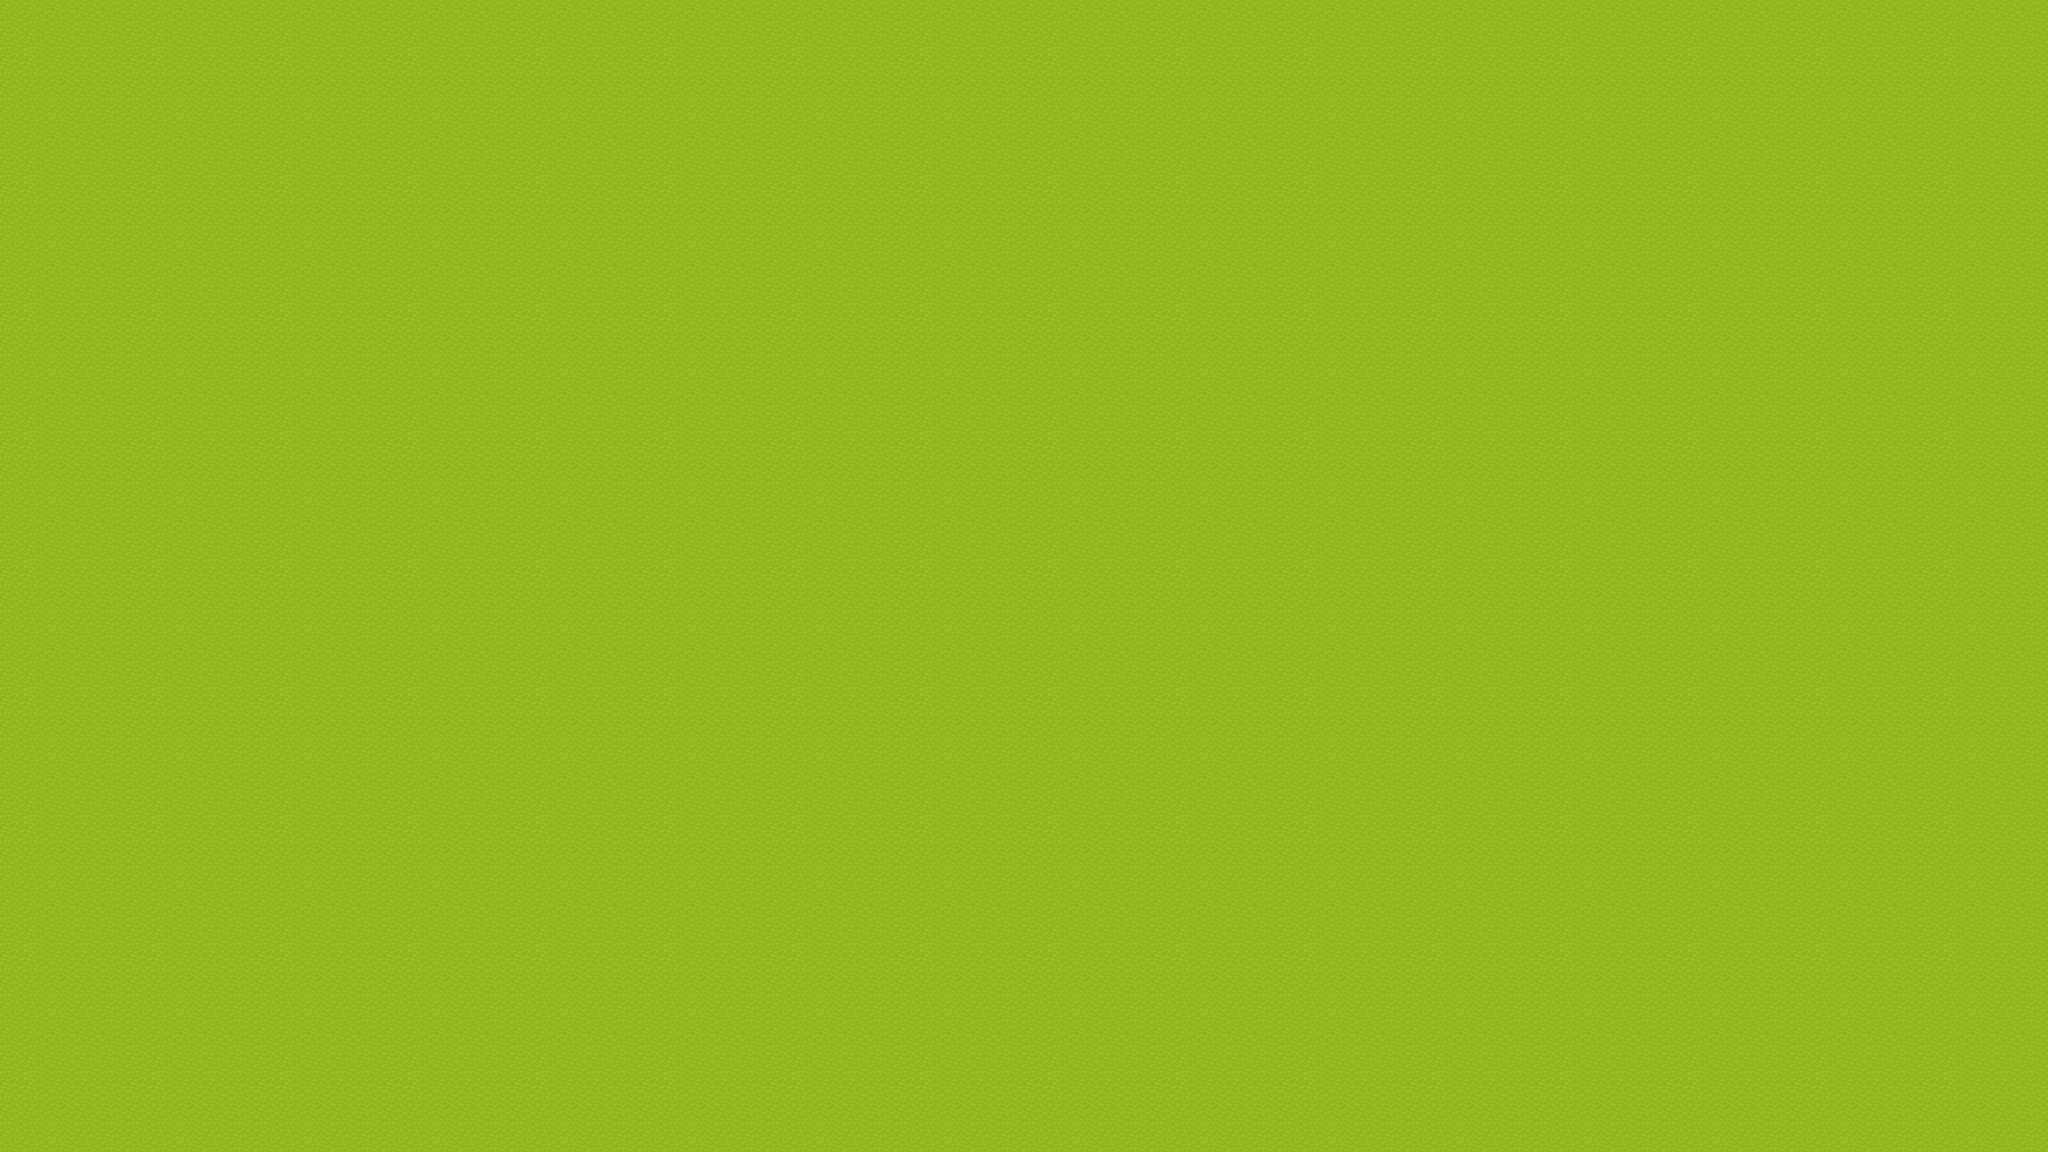

A 2D game scene composited from a Tiled map and its tileset images. What follows is a short description and the map's XML, with every tile layer's data as written:
An orthogonal 80x45 tile map with 32x32 px tiles, 1 tile layer (Tile Layer 1).

<map version="1.9" tiledversion="1.9.2" orientation="orthogonal" renderorder="right-down" width="80" height="45" tilewidth="32" tileheight="32" infinite="0" nextlayerid="2" nextobjectid="1">
 <tileset firstgid="1" source="[Base]BaseChip_pipo.tsx" />
 <layer id="1" name="Tile Layer 1" width="80" height="45">
  <data encoding="csv">
1,1,1,1,1,1,1,1,1,1,1,1,1,1,1,1,1,1,1,1,1,1,1,1,1,1,1,1,1,1,1,1,1,1,1,1,1,1,1,1,1,1,1,1,1,1,1,1,1,1,1,1,1,1,1,1,1,1,1,1,1,1,1,1,1,1,1,1,1,1,1,1,1,1,1,1,1,1,1,1,
1,1,1,1,1,1,1,1,1,1,1,1,1,1,1,1,1,1,1,1,1,1,1,1,1,1,1,1,1,1,1,1,1,1,1,1,1,1,1,1,1,1,1,1,1,1,1,1,1,1,1,1,1,1,1,1,1,1,1,1,1,1,1,1,1,1,1,1,1,1,1,1,1,1,1,1,1,1,1,1,
1,1,1,1,1,1,1,1,1,1,1,1,1,1,1,1,1,1,1,1,1,1,1,1,1,1,1,1,1,1,1,1,1,1,1,1,1,1,1,1,1,1,1,1,1,1,1,1,1,1,1,1,1,1,1,1,1,1,1,1,1,1,1,1,1,1,1,1,1,1,1,1,1,1,1,1,1,1,1,1,
1,1,1,1,1,1,1,1,1,1,1,1,1,1,1,1,1,1,1,1,1,1,1,1,1,1,1,1,1,1,1,1,1,1,1,1,1,1,1,1,1,1,1,1,1,1,1,1,1,1,1,1,1,1,1,1,1,1,1,1,1,1,1,1,1,1,1,1,1,1,1,1,1,1,1,1,1,1,1,1,
1,1,1,1,1,1,1,1,1,1,1,1,1,1,1,1,1,1,1,1,1,1,1,1,1,1,1,1,1,1,1,1,1,1,1,1,1,1,1,1,1,1,1,1,1,1,1,1,1,1,1,1,1,1,1,1,1,1,1,1,1,1,1,1,1,1,1,1,1,1,1,1,1,1,1,1,1,1,1,1,
1,1,1,1,1,1,1,1,1,1,1,1,1,1,1,1,1,1,1,1,1,1,1,1,1,1,1,1,1,1,1,1,1,1,1,1,1,1,1,1,1,1,1,1,1,1,1,1,1,1,1,1,1,1,1,1,1,1,1,1,1,1,1,1,1,1,1,1,1,1,1,1,1,1,1,1,1,1,1,1,
1,1,1,1,1,1,1,1,1,1,1,1,1,1,1,1,1,1,1,1,1,1,1,1,1,1,1,1,1,1,1,1,1,1,1,1,1,1,1,1,1,1,1,1,1,1,1,1,1,1,1,1,1,1,1,1,1,1,1,1,1,1,1,1,1,1,1,1,1,1,1,1,1,1,1,1,1,1,1,1,
1,1,1,1,1,1,1,1,1,1,1,1,1,1,1,1,1,1,1,1,1,1,1,1,1,1,1,1,1,1,1,1,1,1,1,1,1,1,1,1,1,1,1,1,1,1,1,1,1,1,1,1,1,1,1,1,1,1,1,1,1,1,1,1,1,1,1,1,1,1,1,1,1,1,1,1,1,1,1,1,
1,1,1,1,1,1,1,1,1,1,1,1,1,1,1,1,1,1,1,1,1,1,1,1,1,1,1,1,1,1,1,1,1,1,1,1,1,1,1,1,1,1,1,1,1,1,1,1,1,1,1,1,1,1,1,1,1,1,1,1,1,1,1,1,1,1,1,1,1,1,1,1,1,1,1,1,1,1,1,1,
1,1,1,1,1,1,1,1,1,1,1,1,1,1,1,1,1,1,1,1,1,1,1,1,1,1,1,1,1,1,1,1,1,1,1,1,1,1,1,1,1,1,1,1,1,1,1,1,1,1,1,1,1,1,1,1,1,1,1,1,1,1,1,1,1,1,1,1,1,1,1,1,1,1,1,1,1,1,1,1,
1,1,1,1,1,1,1,1,1,1,1,1,1,1,1,1,1,1,1,1,1,1,1,1,1,1,1,1,1,1,1,1,1,1,1,1,1,1,1,1,1,1,1,1,1,1,1,1,1,1,1,1,1,1,1,1,1,1,1,1,1,1,1,1,1,1,1,1,1,1,1,1,1,1,1,1,1,1,1,1,
1,1,1,1,1,1,1,1,1,1,1,1,1,1,1,1,1,1,1,1,1,1,1,1,1,1,1,1,1,1,1,1,1,1,1,1,1,1,1,1,1,1,1,1,1,1,1,1,1,1,1,1,1,1,1,1,1,1,1,1,1,1,1,1,1,1,1,1,1,1,1,1,1,1,1,1,1,1,1,1,
1,1,1,1,1,1,1,1,1,1,1,1,1,1,1,1,1,1,1,1,1,1,1,1,1,1,1,1,1,1,1,1,1,1,1,1,1,1,1,1,1,1,1,1,1,1,1,1,1,1,1,1,1,1,1,1,1,1,1,1,1,1,1,1,1,1,1,1,1,1,1,1,1,1,1,1,1,1,1,1,
1,1,1,1,1,1,1,1,1,1,1,1,1,1,1,1,1,1,1,1,1,1,1,1,1,1,1,1,1,1,1,1,1,1,1,1,1,1,1,1,1,1,1,1,1,1,1,1,1,1,1,1,1,1,1,1,1,1,1,1,1,1,1,1,1,1,1,1,1,1,1,1,1,1,1,1,1,1,1,1,
1,1,1,1,1,1,1,1,1,1,1,1,1,1,1,1,1,1,1,1,1,1,1,1,1,1,1,1,1,1,1,1,1,1,1,1,1,1,1,1,1,1,1,1,1,1,1,1,1,1,1,1,1,1,1,1,1,1,1,1,1,1,1,1,1,1,1,1,1,1,1,1,1,1,1,1,1,1,1,1,
1,1,1,1,1,1,1,1,1,1,1,1,1,1,1,1,1,1,1,1,1,1,1,1,1,1,1,1,1,1,1,1,1,1,1,1,1,1,1,1,1,1,1,1,1,1,1,1,1,1,1,1,1,1,1,1,1,1,1,1,1,1,1,1,1,1,1,1,1,1,1,1,1,1,1,1,1,1,1,1,
1,1,1,1,1,1,1,1,1,1,1,1,1,1,1,1,1,1,1,1,1,1,1,1,1,1,1,1,1,1,1,1,1,1,1,1,1,1,1,1,1,1,1,1,1,1,1,1,1,1,1,1,1,1,1,1,1,1,1,1,1,1,1,1,1,1,1,1,1,1,1,1,1,1,1,1,1,1,1,1,
1,1,1,1,1,1,1,1,1,1,1,1,1,1,1,1,1,1,1,1,1,1,1,1,1,1,1,1,1,1,1,1,1,1,1,1,1,1,1,1,1,1,1,1,1,1,1,1,1,1,1,1,1,1,1,1,1,1,1,1,1,1,1,1,1,1,1,1,1,1,1,1,1,1,1,1,1,1,1,1,
1,1,1,1,1,1,1,1,1,1,1,1,1,1,1,1,1,1,1,1,1,1,1,1,1,1,1,1,1,1,1,1,1,1,1,1,1,1,1,1,1,1,1,1,1,1,1,1,1,1,1,1,1,1,1,1,1,1,1,1,1,1,1,1,1,1,1,1,1,1,1,1,1,1,1,1,1,1,1,1,
1,1,1,1,1,1,1,1,1,1,1,1,1,1,1,1,1,1,1,1,1,1,1,1,1,1,1,1,1,1,1,1,1,1,1,1,1,1,1,1,1,1,1,1,1,1,1,1,1,1,1,1,1,1,1,1,1,1,1,1,1,1,1,1,1,1,1,1,1,1,1,1,1,1,1,1,1,1,1,1,
1,1,1,1,1,1,1,1,1,1,1,1,1,1,1,1,1,1,1,1,1,1,1,1,1,1,1,1,1,1,1,1,1,1,1,1,1,1,1,1,1,1,1,1,1,1,1,1,1,1,1,1,1,1,1,1,1,1,1,1,1,1,1,1,1,1,1,1,1,1,1,1,1,1,1,1,1,1,1,1,
1,1,1,1,1,1,1,1,1,1,1,1,1,1,1,1,1,1,1,1,1,1,1,1,1,1,1,1,1,1,1,1,1,1,1,1,1,1,1,1,1,1,1,1,1,1,1,1,1,1,1,1,1,1,1,1,1,1,1,1,1,1,1,1,1,1,1,1,1,1,1,1,1,1,1,1,1,1,1,1,
1,1,1,1,1,1,1,1,1,1,1,1,1,1,1,1,1,1,1,1,1,1,1,1,1,1,1,1,1,1,1,1,1,1,1,1,1,1,1,1,1,1,1,1,1,1,1,1,1,1,1,1,1,1,1,1,1,1,1,1,1,1,1,1,1,1,1,1,1,1,1,1,1,1,1,1,1,1,1,1,
1,1,1,1,1,1,1,1,1,1,1,1,1,1,1,1,1,1,1,1,1,1,1,1,1,1,1,1,1,1,1,1,1,1,1,1,1,1,1,1,1,1,1,1,1,1,1,1,1,1,1,1,1,1,1,1,1,1,1,1,1,1,1,1,1,1,1,1,1,1,1,1,1,1,1,1,1,1,1,1,
1,1,1,1,1,1,1,1,1,1,1,1,1,1,1,1,1,1,1,1,1,1,1,1,1,1,1,1,1,1,1,1,1,1,1,1,1,1,1,1,1,1,1,1,1,1,1,1,1,1,1,1,1,1,1,1,1,1,1,1,1,1,1,1,1,1,1,1,1,1,1,1,1,1,1,1,1,1,1,1,
1,1,1,1,1,1,1,1,1,1,1,1,1,1,1,1,1,1,1,1,1,1,1,1,1,1,1,1,1,1,1,1,1,1,1,1,1,1,1,1,1,1,1,1,1,1,1,1,1,1,1,1,1,1,1,1,1,1,1,1,1,1,1,1,1,1,1,1,1,1,1,1,1,1,1,1,1,1,1,1,
1,1,1,1,1,1,1,1,1,1,1,1,1,1,1,1,1,1,1,1,1,1,1,1,1,1,1,1,1,1,1,1,1,1,1,1,1,1,1,1,1,1,1,1,1,1,1,1,1,1,1,1,1,1,1,1,1,1,1,1,1,1,1,1,1,1,1,1,1,1,1,1,1,1,1,1,1,1,1,1,
1,1,1,1,1,1,1,1,1,1,1,1,1,1,1,1,1,1,1,1,1,1,1,1,1,1,1,1,1,1,1,1,1,1,1,1,1,1,1,1,1,1,1,1,1,1,1,1,1,1,1,1,1,1,1,1,1,1,1,1,1,1,1,1,1,1,1,1,1,1,1,1,1,1,1,1,1,1,1,1,
1,1,1,1,1,1,1,1,1,1,1,1,1,1,1,1,1,1,1,1,1,1,1,1,1,1,1,1,1,1,1,1,1,1,1,1,1,1,1,1,1,1,1,1,1,1,1,1,1,1,1,1,1,1,1,1,1,1,1,1,1,1,1,1,1,1,1,1,1,1,1,1,1,1,1,1,1,1,1,1,
1,1,1,1,1,1,1,1,1,1,1,1,1,1,1,1,1,1,1,1,1,1,1,1,1,1,1,1,1,1,1,1,1,1,1,1,1,1,1,1,1,1,1,1,1,1,1,1,1,1,1,1,1,1,1,1,1,1,1,1,1,1,1,1,1,1,1,1,1,1,1,1,1,1,1,1,1,1,1,1,
1,1,1,1,1,1,1,1,1,1,1,1,1,1,1,1,1,1,1,1,1,1,1,1,1,1,1,1,1,1,1,1,1,1,1,1,1,1,1,1,1,1,1,1,1,1,1,1,1,1,1,1,1,1,1,1,1,1,1,1,1,1,1,1,1,1,1,1,1,1,1,1,1,1,1,1,1,1,1,1,
1,1,1,1,1,1,1,1,1,1,1,1,1,1,1,1,1,1,1,1,1,1,1,1,1,1,1,1,1,1,1,1,1,1,1,1,1,1,1,1,1,1,1,1,1,1,1,1,1,1,1,1,1,1,1,1,1,1,1,1,1,1,1,1,1,1,1,1,1,1,1,1,1,1,1,1,1,1,1,1,
1,1,1,1,1,1,1,1,1,1,1,1,1,1,1,1,1,1,1,1,1,1,1,1,1,1,1,1,1,1,1,1,1,1,1,1,1,1,1,1,1,1,1,1,1,1,1,1,1,1,1,1,1,1,1,1,1,1,1,1,1,1,1,1,1,1,1,1,1,1,1,1,1,1,1,1,1,1,1,1,
1,1,1,1,1,1,1,1,1,1,1,1,1,1,1,1,1,1,1,1,1,1,1,1,1,1,1,1,1,1,1,1,1,1,1,1,1,1,1,1,1,1,1,1,1,1,1,1,1,1,1,1,1,1,1,1,1,1,1,1,1,1,1,1,1,1,1,1,1,1,1,1,1,1,1,1,1,1,1,1,
1,1,1,1,1,1,1,1,1,1,1,1,1,1,1,1,1,1,1,1,1,1,1,1,1,1,1,1,1,1,1,1,1,1,1,1,1,1,1,1,1,1,1,1,1,1,1,1,1,1,1,1,1,1,1,1,1,1,1,1,1,1,1,1,1,1,1,1,1,1,1,1,1,1,1,1,1,1,1,1,
1,1,1,1,1,1,1,1,1,1,1,1,1,1,1,1,1,1,1,1,1,1,1,1,1,1,1,1,1,1,1,1,1,1,1,1,1,1,1,1,1,1,1,1,1,1,1,1,1,1,1,1,1,1,1,1,1,1,1,1,1,1,1,1,1,1,1,1,1,1,1,1,1,1,1,1,1,1,1,1,
1,1,1,1,1,1,1,1,1,1,1,1,1,1,1,1,1,1,1,1,1,1,1,1,1,1,1,1,1,1,1,1,1,1,1,1,1,1,1,1,1,1,1,1,1,1,1,1,1,1,1,1,1,1,1,1,1,1,1,1,1,1,1,1,1,1,1,1,1,1,1,1,1,1,1,1,1,1,1,1,
1,1,1,1,1,1,1,1,1,1,1,1,1,1,1,1,1,1,1,1,1,1,1,1,1,1,1,1,1,1,1,1,1,1,1,1,1,1,1,1,1,1,1,1,1,1,1,1,1,1,1,1,1,1,1,1,1,1,1,1,1,1,1,1,1,1,1,1,1,1,1,1,1,1,1,1,1,1,1,1,
1,1,1,1,1,1,1,1,1,1,1,1,1,1,1,1,1,1,1,1,1,1,1,1,1,1,1,1,1,1,1,1,1,1,1,1,1,1,1,1,1,1,1,1,1,1,1,1,1,1,1,1,1,1,1,1,1,1,1,1,1,1,1,1,1,1,1,1,1,1,1,1,1,1,1,1,1,1,1,1,
1,1,1,1,1,1,1,1,1,1,1,1,1,1,1,1,1,1,1,1,1,1,1,1,1,1,1,1,1,1,1,1,1,1,1,1,1,1,1,1,1,1,1,1,1,1,1,1,1,1,1,1,1,1,1,1,1,1,1,1,1,1,1,1,1,1,1,1,1,1,1,1,1,1,1,1,1,1,1,1,
1,1,1,1,1,1,1,1,1,1,1,1,1,1,1,1,1,1,1,1,1,1,1,1,1,1,1,1,1,1,1,1,1,1,1,1,1,1,1,1,1,1,1,1,1,1,1,1,1,1,1,1,1,1,1,1,1,1,1,1,1,1,1,1,1,1,1,1,1,1,1,1,1,1,1,1,1,1,1,1,
1,1,1,1,1,1,1,1,1,1,1,1,1,1,1,1,1,1,1,1,1,1,1,1,1,1,1,1,1,1,1,1,1,1,1,1,1,1,1,1,1,1,1,1,1,1,1,1,1,1,1,1,1,1,1,1,1,1,1,1,1,1,1,1,1,1,1,1,1,1,1,1,1,1,1,1,1,1,1,1,
1,1,1,1,1,1,1,1,1,1,1,1,1,1,1,1,1,1,1,1,1,1,1,1,1,1,1,1,1,1,1,1,1,1,1,1,1,1,1,1,1,1,1,1,1,1,1,1,1,1,1,1,1,1,1,1,1,1,1,1,1,1,1,1,1,1,1,1,1,1,1,1,1,1,1,1,1,1,1,1,
1,1,1,1,1,1,1,1,1,1,1,1,1,1,1,1,1,1,1,1,1,1,1,1,1,1,1,1,1,1,1,1,1,1,1,1,1,1,1,1,1,1,1,1,1,1,1,1,1,1,1,1,1,1,1,1,1,1,1,1,1,1,1,1,1,1,1,1,1,1,1,1,1,1,1,1,1,1,1,1,
1,1,1,1,1,1,1,1,1,1,1,1,1,1,1,1,1,1,1,1,1,1,1,1,1,1,1,1,1,1,1,1,1,1,1,1,1,1,1,1,1,1,1,1,1,1,1,1,1,1,1,1,1,1,1,1,1,1,1,1,1,1,1,1,1,1,1,1,1,1,1,1,1,1,1,1,1,1,1,1
</data>
 </layer>
</map>
